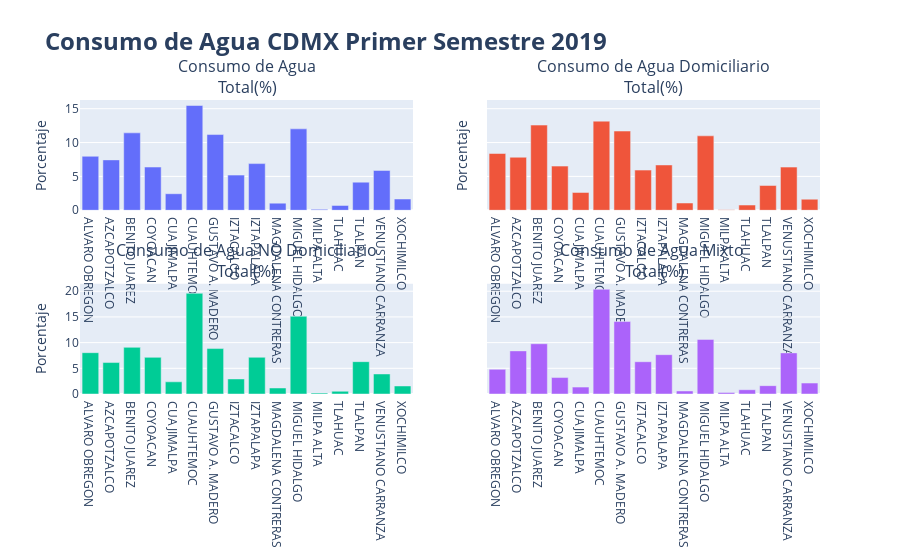

The notebook cell saved with this chart:
### Code cell
fig = make_subplots(rows=2, cols=2, shared_yaxes=True,
                    subplot_titles=("Consumo de Agua<br>Total(%)", 
                    "Consumo de Agua Domiciliario<br>Total(%)", 
                    "Consumo de Agua NO Domiciliario<br>Total(%)", 
                    "Consumo de Agua Mixto <br>Total(%)"))

fig.add_trace(go.Bar(x=datosAgua["alcaldia"] , y=datosAgua["consumo_total/TOTAL"], 
                     #text=datosAgua["consumo_total/TOTAL"]
                     ),
                    1, 1)
fig.add_trace(go.Bar(x=datosAgua["alcaldia"] , y=datosAgua["consumo_total_dom/TOTAL"]),
                    1, 2)
fig.add_trace(go.Bar(x=datosAgua["alcaldia"] , y=datosAgua["consumo_total_no_dom/TOTAL"]),
                    2, 1)
fig.add_trace(go.Bar(x=datosAgua["alcaldia"] , y=datosAgua["consumo_total_mixto/TOTAL"]),
                    2, 2)
fig.update_yaxes(title_text="Porcentaje", row=1, col=1)
fig.update_yaxes(title_text="Porcentaje", row=1, col=2)
fig.update_yaxes(title_text="Porcentaje", row=2, col=1)


#fig.update_traces(texttemplate='%{text:.2s}', textposition='outside')
fig.update_layout(title_font_size=24,showlegend=False, title_text="<b>Consumo de Agua CDMX Primer Semestre 2019</b>",uniformtext_minsize=5)
fig.show()
fig.write_html("/home/jfractal/Documentos/dataton_2021/dataton_AGUA_2021/grafica.html")

### Figure 1 — Plotly figure (JSON) as saved in the notebook; plotly's stock layout.template omitted (floating-point values rounded to 4 significant figures)
{"data": [{"type": "bar", "x": ["ALVARO OBREGON", "AZCAPOTZALCO", "BENITO JUAREZ", "COYOACAN", "CUAJIMALPA", "CUAUHTEMOC", "GUSTAVO A. MADERO", "IZTACALCO", "IZTAPALAPA", "MAGDALENA CONTRERAS", "MIGUEL HIDALGO", "MILPA ALTA", "TLAHUAC", "TLALPAN", "VENUSTIANO CARRANZA", "XOCHIMILCO"], "xaxis": "x", "y": [7.97, 7.44, 11.43, 6.38, 2.44, 15.47, 11.18, 5.19, 6.89, 1.05, 12.02, 0.13, 0.71, 4.15, 5.88, 1.66], "yaxis": "y"}, {"type": "bar", "x": ["ALVARO OBREGON", "AZCAPOTZALCO", "BENITO JUAREZ", "COYOACAN", "CUAJIMALPA", "CUAUHTEMOC", "GUSTAVO A. MADERO", "IZTACALCO", "IZTAPALAPA", "MAGDALENA CONTRERAS", "MIGUEL HIDALGO", "MILPA ALTA", "TLAHUAC", "TLALPAN", "VENUSTIANO CARRANZA", "XOCHIMILCO"], "xaxis": "x2", "y": [8.38, 7.83, 12.58, 6.52, 2.63, 13.16, 11.7, 5.93, 6.69, 1.07, 10.99, 0.09, 0.77, 3.66, 6.37, 1.63], "yaxis": "y2"}, {"type": "bar", "x": ["ALVARO OBREGON", "AZCAPOTZALCO", "BENITO JUAREZ", "COYOACAN", "CUAJIMALPA", "CUAUHTEMOC", "GUSTAVO A. MADERO", "IZTACALCO", "IZTAPALAPA", "MAGDALENA CONTRERAS", "MIGUEL HIDALGO", "MILPA ALTA", "TLAHUAC", "TLALPAN", "VENUSTIANO CARRANZA", "XOCHIMILCO"], "xaxis": "x3", "y": [8.04, 6.12, 9.08, 7.13, 2.37, 19.59, 8.84, 2.93, 7.14, 1.17, 15.12, 0.18, 0.53, 6.29, 3.9, 1.56], "yaxis": "y3"}, {"type": "bar", "x": ["ALVARO OBREGON", "AZCAPOTZALCO", "BENITO JUAREZ", "COYOACAN", "CUAJIMALPA", "CUAUHTEMOC", "GUSTAVO A. MADERO", "IZTACALCO", "IZTAPALAPA", "MAGDALENA CONTRERAS", "MIGUEL HIDALGO", "MILPA ALTA", "TLAHUAC", "TLALPAN", "VENUSTIANO CARRANZA", "XOCHIMILCO"], "xaxis": "x4", "y": [4.8, 8.39, 9.78, 3.2, 1.34, 20.38, 14.1, 6.28, 7.65, 0.59, 10.62, 0.28, 0.83, 1.62, 8, 2.13], "yaxis": "y4"}], "layout": {"annotations": [{"font": {"size": 16}, "showarrow": false, "text": "Consumo de Agua<br>Total(%)", "x": 0.225, "xanchor": "center", "xref": "paper", "y": 1, "yanchor": "bottom", "yref": "paper"}, {"font": {"size": 16}, "showarrow": false, "text": "Consumo de Agua Domiciliario<br>Total(%)", "x": 0.775, "xanchor": "center", "xref": "paper", "y": 1, "yanchor": "bottom", "yref": "paper"}, {"font": {"size": 16}, "showarrow": false, "text": "Consumo de Agua NO Domiciliario<br>Total(%)", "x": 0.225, "xanchor": "center", "xref": "paper", "y": 0.375, "yanchor": "bottom", "yref": "paper"}, {"font": {"size": 16}, "showarrow": false, "text": "Consumo de Agua Mixto <br>Total(%)", "x": 0.775, "xanchor": "center", "xref": "paper", "y": 0.375, "yanchor": "bottom", "yref": "paper"}], "showlegend": false, "title": {"font": {"size": 24}, "text": "<b>Consumo de Agua CDMX Primer Semestre 2019</b>"}, "uniformtext": {"minsize": 5}, "xaxis": {"anchor": "y", "domain": [0, 0.45]}, "xaxis2": {"anchor": "y2", "domain": [0.55, 1]}, "xaxis3": {"anchor": "y3", "domain": [0, 0.45]}, "xaxis4": {"anchor": "y4", "domain": [0.55, 1]}, "yaxis": {"anchor": "x", "domain": [0.625, 1], "title": {"text": "Porcentaje"}}, "yaxis2": {"anchor": "x2", "domain": [0.625, 1], "matches": "y", "showticklabels": false, "title": {"text": "Porcentaje"}}, "yaxis3": {"anchor": "x3", "domain": [0, 0.375], "title": {"text": "Porcentaje"}}, "yaxis4": {"anchor": "x4", "domain": [0, 0.375], "matches": "y3", "showticklabels": false}}}
